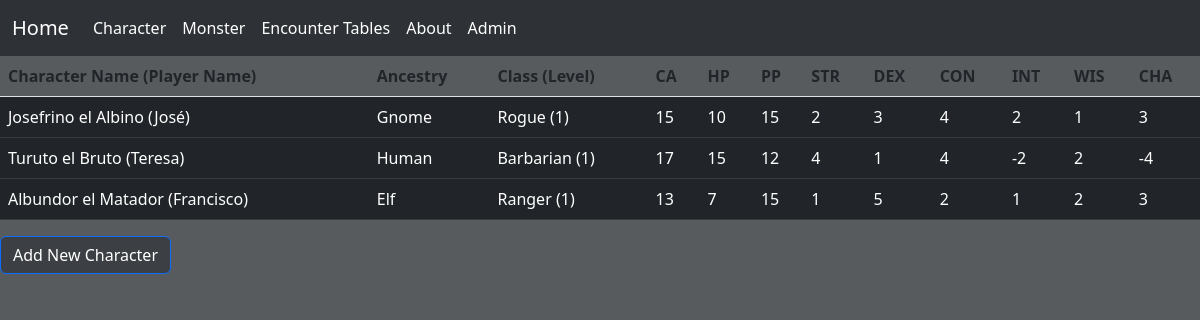
The page /character/ on the database as committed earlier.
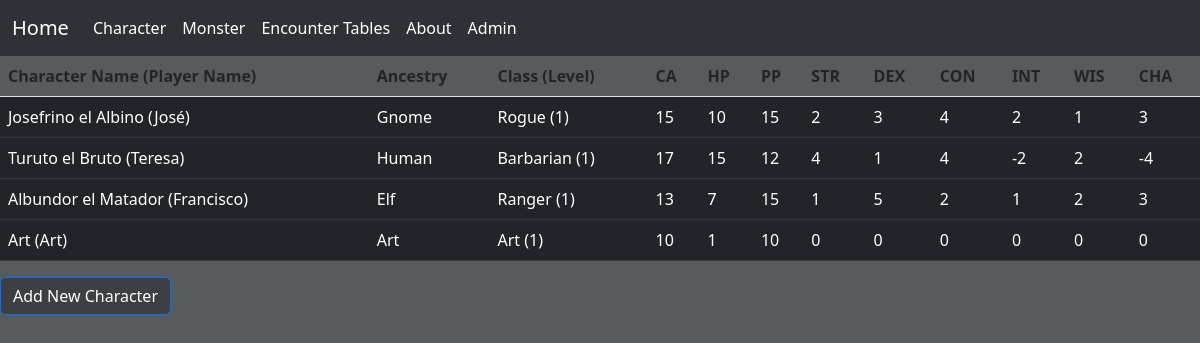
The same page on the database as committed later.
### character/models.py (models this page shows, shortened)
class Character(models.Model):
        charname = models.CharField(max_length=64, default="Art")
        playername = models.CharField(max_length=64, default="Art")
        race = models.CharField(max_length=25, default="Art")
        charclass = models.CharField(max_length=25, default="Art")
        level = models.IntegerField(default=1)
        ca = models.IntegerField(default=10)
        hp = models.IntegerField(default=1)
        pp = models.IntegerField(default=10)
        str = models.IntegerField(default=0)
        dex = models.IntegerField(default=0)
        con = models.IntegerField(default=0)
        int = models.IntegerField(default=0)
        wis = models.IntegerField(default=0)
        cha = models.IntegerField(default=0)

### character/views.py (the view)
# urls.py: path("", views.load, name="load")
def load(request):
    if 'charname' in request.GET:
        charname = request.GET['charname']
        data = Character.objects.filter(charname__icontains=charname)
    else:
        data = Character.objects.all()
    context = {
        'character' : data
    }
    return render(request, "character/load.html", context)

### character/templates/character/load.html (shortened to what this page needs)
{% extends "index/layout.html" %}
{% block main %}
<table class="table table-hover table-responsive">
    <thead>
        <tr>
            <th scope="col">Character Name (Player Name)</th>
            <th scope="col">Ancestry</th>
            <th scope="col">Class (Level)</th>
            <th scope="col">CA</th>
            <th scope="col">HP</th>
            <th scope="col">PP</th>
            <th scope="col">STR</th>
            <th scope="col">DEX</th>
            <th scope="col">CON</th>
            <th scope="col">INT</th>
            <th scope="col">WIS</th>
            <th scope="col">CHA</th>
        </tr>
    </thead>
    <tbody>
        {% for character in character %}
        <tr class="table-dark">
            <td>{{ character.charname }} ({{ character.playername }})</td>
            <td>{{ character.race }}</td>
            <td>{{ character.charclass }} ({{ character.level }})</td>
            <td>{{ character.ca }}</td>
            <td>{{ character.hp }}</td>
            <td>{{ character.pp }}</td>
            <td>{{ character.str }}</td>
            <td>{{ character.dex }}</td>
            <td>{{ character.con }}</td>
            <td>{{ character.int }}</td>
            <td>{{ character.wis }}</td>
            <td>{{ character.cha }}</td>
        </tr>
        {% endfor %}
    </tbody>
</table>
<a href="{% url 'character:save' %}" class="btn btn-primary bg-dark bg-opacity-50">Add New Character</a>
{% endblock %}

Rows that differ between the two databases and show on the page:
added Character: charname "Art", playername "Art", race "Art", charclass "Art", level "1", ca "10", hp "1", pp "10", str "0", dex "0", con "0", int "0", wis "0", cha "0"
